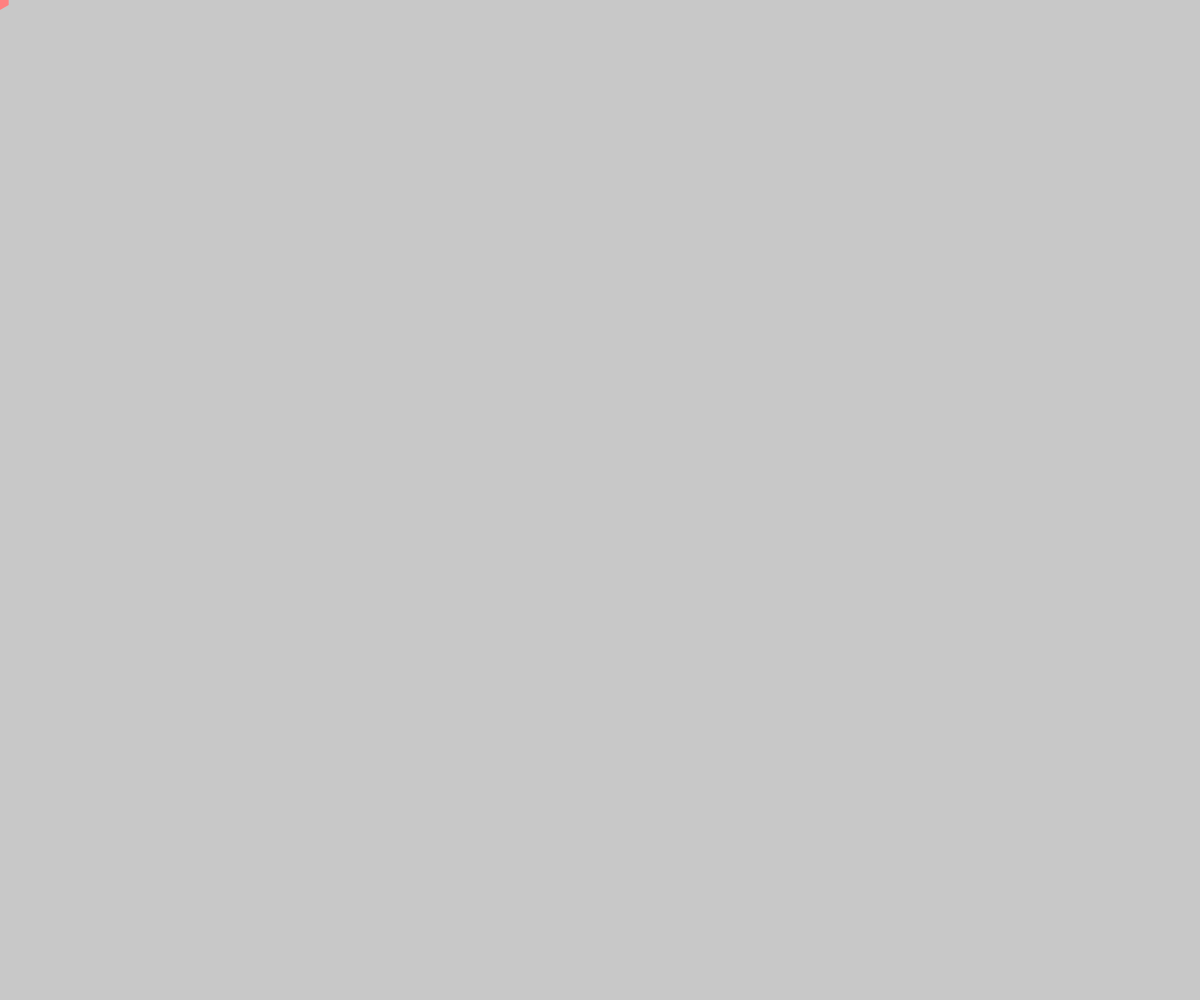
Frame 1 (no input)
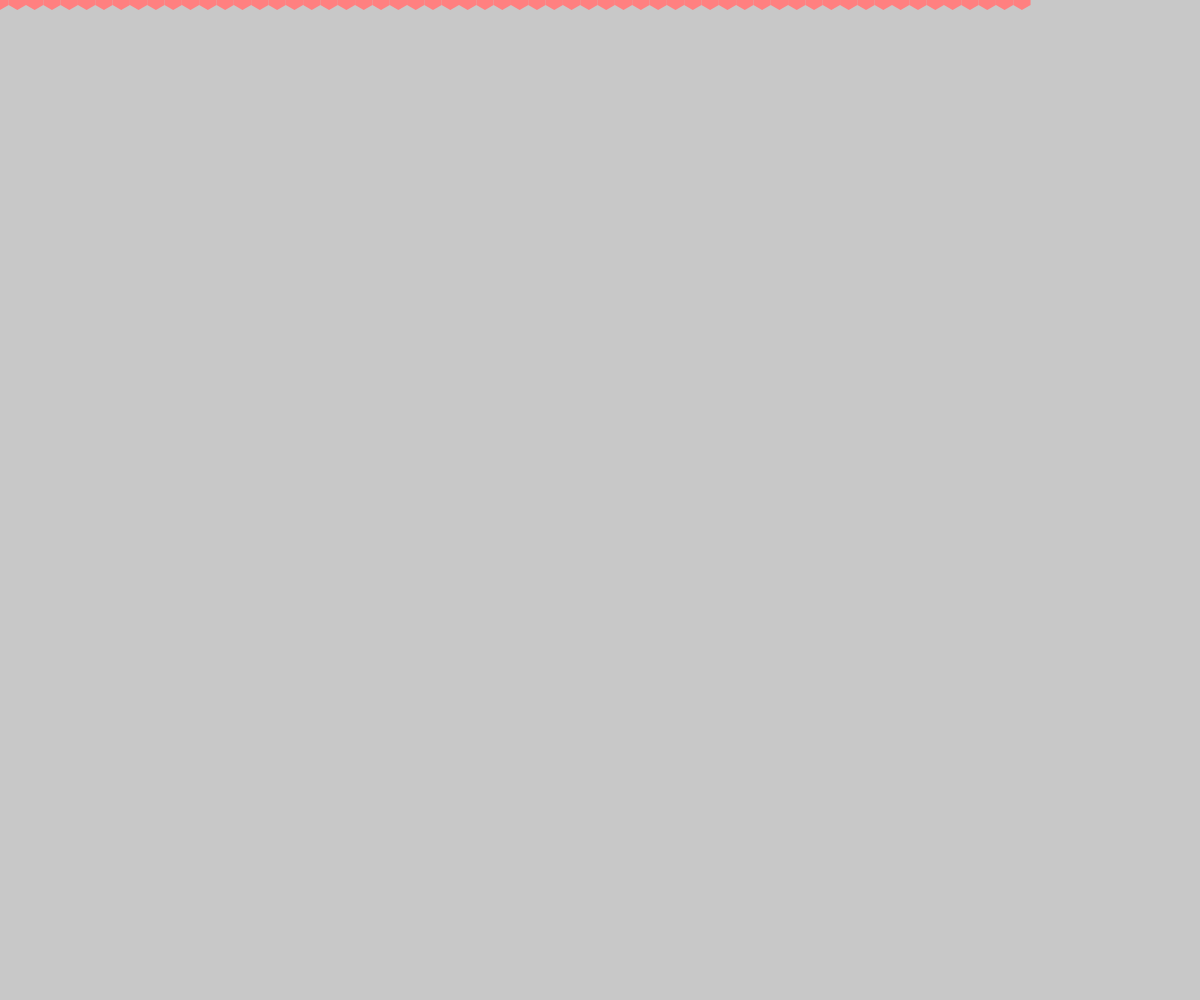
Frame 60 (no input)
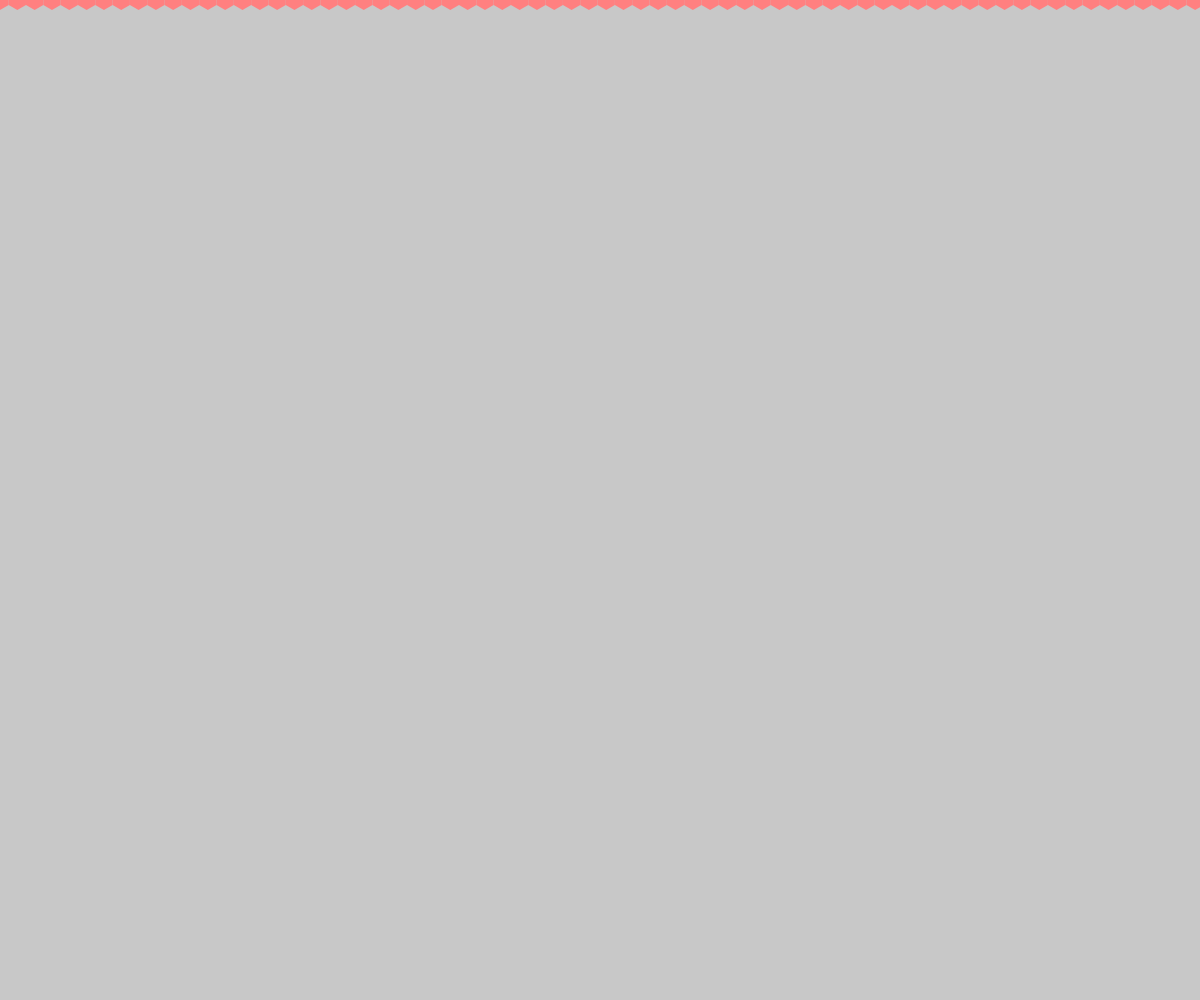
Frame 120 (the mouse pressed at the canvas centre since frame 60)

The p5.js sketch that drew these frames (run headless with seeded random() and noise() and a simulated clock; from frame 60 on, the mouse is pressed at the canvas centre):

// p5.js sketch
// ── sketch.js
function setup(){
  createCanvas(windowWidth, windowHeight);
  background(200);
  colorMode(HSB, 100);
}

var s = 10;
var posy = -s;
var posx = 0;
var flag = true;

var ctr = 0;

function draw(){
  drw();
  
  if(ctr>(width/s)){
    posy += s + s * sin(radians(30));
    if(flag){
      posx = s * cos(radians(30));
      flag = false;
    }else{
      posx = 0;
      flag = true;
    }
    ctr = 0;
  }
ctr++;
}

function drw(){
  
  var dx = s * cos(radians(30));
  var dy = s * sin(radians(30));
  
  fill(posy/(height/100), 50, 100);
  beginShape();
  strokeWeight(0);
  stroke(255);
  //fill(start.y/5, 50, 100);
  vertex(posx, posy);
  vertex(posx - dx, posy + dy);
  vertex(posx - dx, posy + s + dy);
  vertex(posx, posy + s + dy + dy);
  vertex(posx + dx, posy + s + dy);
  vertex(posx + dx, posy + dy);
  endShape(CLOSE);
  
  posx += (2*dx);
  
}
// ── sketch.html
<html>
<head>
  <meta charset="UTF-8">

  <script language="javascript" type="text/javascript" src="https://cdnjs.cloudflare.com/ajax/libs/p5.js/0.5.10/p5.min.js"></script>
  <script language="javascript" type="text/javascript" src="sketch.js"></script>

  <style> body {padding: 0; margin: 0;} </style>
</head>

<body>
</body>
</html>
